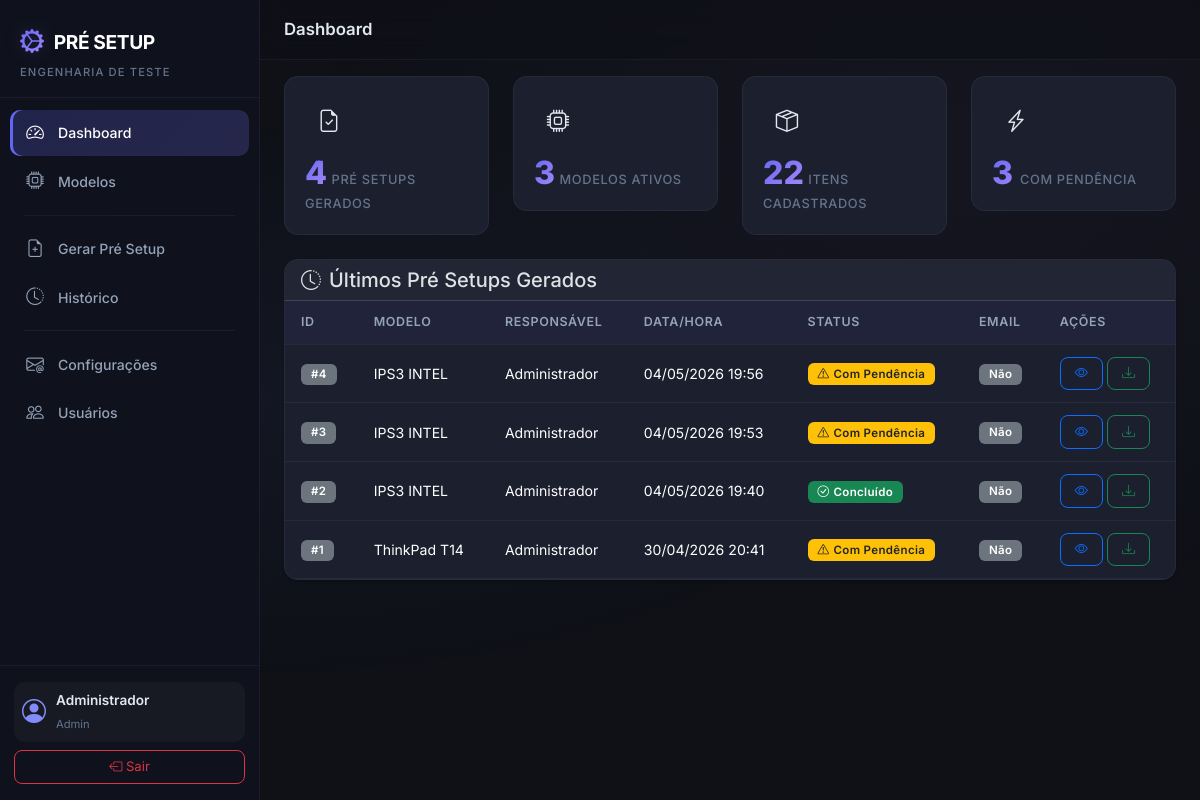
Page / (signed in) on the earlier database version.
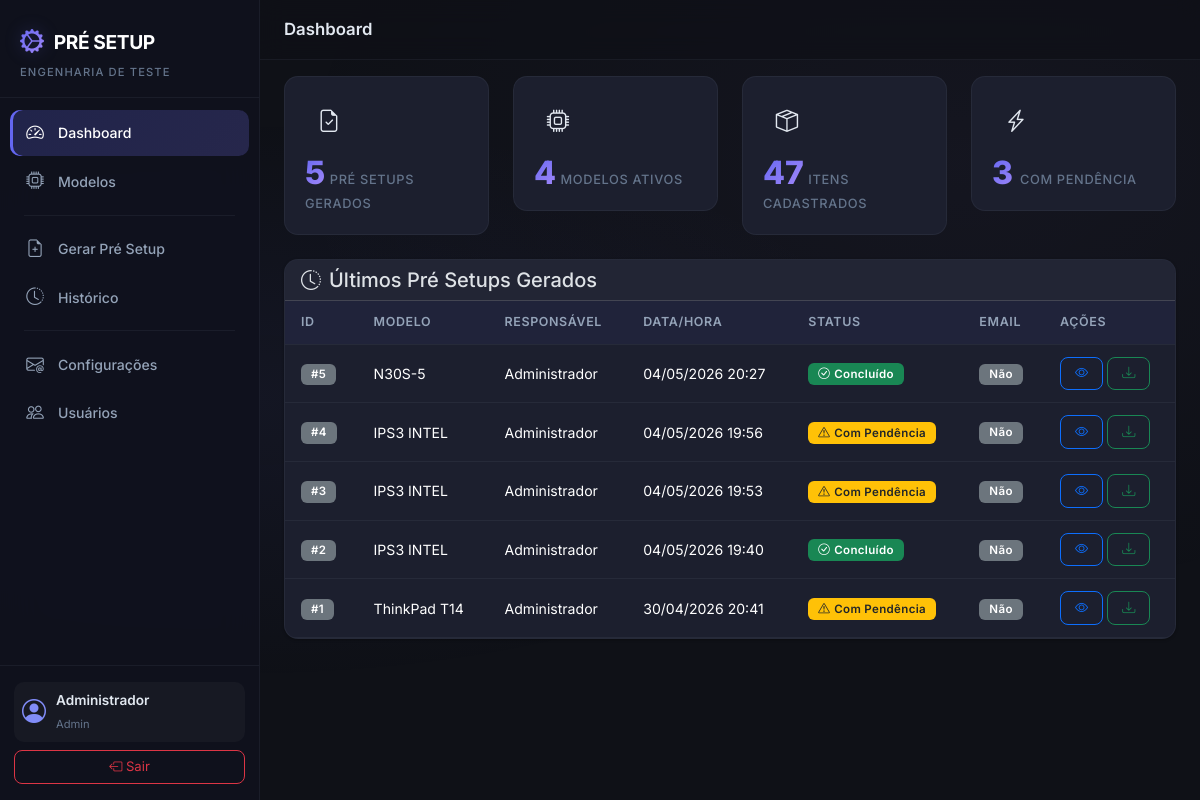
Same page on the later database version.
### app/models.py (models this page shows, shortened)
class User(UserMixin, db.Model):
    __tablename__ = 'users'
    id = db.Column(db.Integer, primary_key=True)
    name = db.Column(db.String(150), nullable=False)
    email = db.Column(db.String(150), unique=True, nullable=False)
    password_hash = db.Column(db.String(256), nullable=False)
    profile = db.Column(db.String(50), nullable=False, default='Engenharia')  # Admin, Engenharia
    is_active_user = db.Column(db.Boolean, default=True)
    created_at = db.Column(db.DateTime, default=datetime.utcnow)
    setups = db.relationship('PreSetup', backref='user', lazy='dynamic')
    @property
    def is_active(self):
        return self.is_active_user

class PreSetup(db.Model):
    __tablename__ = 'pre_setups'
    id = db.Column(db.Integer, primary_key=True)
    product_model_id = db.Column(db.Integer, db.ForeignKey('product_models.id'), nullable=False)
    user_id = db.Column(db.Integer, db.ForeignKey('users.id'), nullable=False)
    num_bays = db.Column(db.Integer, nullable=False, default=1)
    station = db.Column(db.String(50), nullable=False)  # FCT, SHELL, IO
    generated_at = db.Column(db.DateTime, default=datetime.utcnow)
    overall_status = db.Column(db.String(50), nullable=False)  # CONCLUÍDO, COM PENDÊNCIA
    pdf_filename = db.Column(db.String(300), nullable=True)
    email_sent = db.Column(db.Boolean, default=False)
    email_sent_at = db.Column(db.DateTime, nullable=True)
    setup_items = db.relationship('PreSetupItem', backref='pre_setup', lazy='dynamic',
                                  cascade='all, delete-orphan')

class ProductModel(db.Model):
    __tablename__ = 'product_models'
    id = db.Column(db.Integer, primary_key=True)
    name = db.Column(db.String(150), unique=True, nullable=False)
    product_type = db.Column(db.String(50), nullable=False)  # Notebook, Desktop, Tiny
    station = db.Column(db.String(50), nullable=True)  # FCT, SHELL, IO
    is_active = db.Column(db.Boolean, default=True)
    created_at = db.Column(db.DateTime, default=datetime.utcnow)
    template_items = db.relationship('TemplateItem', backref='product_model', lazy='dynamic',
                                     cascade='all, delete-orphan')
    items = db.relationship('Item', backref='product_model', lazy='dynamic',
                            cascade='all, delete-orphan')
    setups = db.relationship('PreSetup', backref='product_model', lazy='dynamic')

### app/dashboard/routes.py (the view)
@dashboard_bp.route('/')
@login_required
def index():
    total_setups = PreSetup.query.count()
    total_models = ProductModel.query.filter_by(is_active=True).count()
    total_items = Item.query.filter_by(is_active=True).count()
    recent_setups = PreSetup.query.order_by(PreSetup.generated_at.desc()).limit(10).all()
    return render_template('dashboard.html',
                           total_setups=total_setups,
                           total_models=total_models,
                           total_items=total_items,
                           recent_setups=recent_setups)

### app/models.py (called while the page is built)
@login_manager.user_loader
def load_user(user_id):
    return User.query.get(int(user_id))

### app/templates/dashboard.html (shortened to what this page needs)
{% extends "base.html" %}
{% block page_title %}Dashboard{% endblock %}
{% block content %}
<div class="row g-4 mb-4">
    <div class="col-xl-3 col-md-6">
        <div class="metric-card metric-card-primary">
            <div class="metric-icon">
                <i class="bi bi-file-earmark-check"></i>
            </div>
            <div class="metric-info">
                <span class="metric-value">{{ total_setups }}</span>
                <span class="metric-label">Pré Setups Gerados</span>
            </div>
        </div>
    </div>
    <div class="col-xl-3 col-md-6">
        <div class="metric-card metric-card-success">
            <div class="metric-icon">
                <i class="bi bi-cpu"></i>
            </div>
            <div class="metric-info">
                <span class="metric-value">{{ total_models }}</span>
                <span class="metric-label">Modelos Ativos</span>
            </div>
        </div>
    </div>
    <div class="col-xl-3 col-md-6">
        <div class="metric-card metric-card-info">
            <div class="metric-icon">
                <i class="bi bi-box-seam"></i>
            </div>
            <div class="metric-info">
                <span class="metric-value">{{ total_items }}</span>
                <span class="metric-label">Itens Cadastrados</span>
            </div>
        </div>
    </div>
    <div class="col-xl-3 col-md-6">
        <div class="metric-card metric-card-warning">
            <div class="metric-icon">
                <i class="bi bi-lightning-charge"></i>
            </div>
            <div class="metric-info">
                <span class="metric-value">
                    {% set pending = recent_setups | selectattr('overall_status', 'equalto', 'COM PENDÊNCIA') | list | length %}
                    {{ pending }}
                </span>
                <span class="metric-label">Com Pendência</span>
            </div>
        </div>
    </div>
</div>
<div class="card card-custom">
    <div class="card-header card-header-custom">
        <h5 class="mb-0"><i class="bi bi-clock-history me-2"></i>Últimos Pré Setups Gerados</h5>
    </div>
    <div class="card-body p-0">
        {% if recent_setups %}
        <div class="table-responsive">
            <table class="table table-custom mb-0">
                <thead>
                    <tr>
                        <th>ID</th>
                        <th>Modelo</th>
                        <th>Responsável</th>
                        <th>Data/Hora</th>
                        <th>Status</th>
                        <th>Email</th>
                        <th>Ações</th>
                    </tr>
                </thead>
                <tbody>
                    {% for setup in recent_setups %}
                    <tr>
                        <td><span class="badge bg-secondary">#{{ setup.id }}</span></td>
                        <td>{{ setup.product_model.name }}</td>
                        <td>{{ setup.user.name }}</td>
                        <td>{{ setup.generated_at.strftime('%d/%m/%Y %H:%M') }}</td>
                        <td>
                            {% if setup.overall_status == 'CONCLUÍDO' %}
                                <span class="badge bg-success"><i class="bi bi-check-circle me-1"></i>Concluído</span>
                            {% else %}
                                <span class="badge bg-warning text-dark"><i class="bi bi-exclamation-triangle me-1"></i>Com Pendência</span>
                            {% endif %}
                        </td>
                        <td>
                            {% if setup.email_sent %}
                                <span class="badge bg-info"><i class="bi bi-check me-1"></i>Sim</span>
                            {% else %}
                                <span class="badge bg-secondary">Não</span>
                            {% endif %}
                        </td>
                        <td>
                            <a href="{{ url_for('setup_requests.detail', setup_id=setup.id) }}" class="btn btn-sm btn-outline-primary" title="Ver detalhes">
                                <i class="bi bi-eye"></i>
                            </a>
                            {% if setup.pdf_filename %}
                            <a href="{{ url_for('setup_requests.download_pdf', setup_id=setup.id) }}" class="btn btn-sm btn-outline-success" title="Baixar PDF">
                                <i class="bi bi-download"></i>
                            </a>
                            {% endif %}
                        </td>
                    </tr>
                    {% endfor %}
                </tbody>
            </table>
        </div>
        {% endif %}
    </div>
</div>
{% endblock %}

### app/templates/base.html (shortened to what this page needs)
<!DOCTYPE html>
<html lang="pt-BR" data-bs-theme="dark">
<head>
    <link href="https://cdn.jsdelivr.net/npm/bootstrap@5.3.3/dist/css/bootstrap.min.css" rel="stylesheet">
    <link href="https://cdn.jsdelivr.net/npm/bootstrap-icons@1.11.3/font/bootstrap-icons.min.css" rel="stylesheet">
    <link rel="stylesheet" href="{{ url_for('static', filename='css/style.css') }}">
</head>
<body>
    {% if current_user.is_authenticated %}
    <nav class="sidebar" id="sidebar">
        <div class="sidebar-header">
            <div class="sidebar-brand">
                <i class="bi bi-gear-wide-connected"></i>
                <span>PRÉ SETUP</span>
            </div>
            <small class="sidebar-subtitle">Engenharia de Teste</small>
        </div>
        <ul class="sidebar-nav">
            <li class="sidebar-nav-item">
                <a href="{{ url_for('dashboard.index') }}" class="sidebar-nav-link {% if request.endpoint == 'dashboard.index' %}active{% endif %}">
                    <i class="bi bi-speedometer2"></i>
                    <span>Dashboard</span>
                </a>
            </li>
            <li class="sidebar-nav-item">
                <a href="{{ url_for('models_blueprint.index') }}" class="sidebar-nav-link {% if 'models_blueprint' in request.endpoint %}active{% endif %}">
                    <i class="bi bi-cpu"></i>
                    <span>Modelos</span>
                </a>
            </li>
            <li class="sidebar-divider"></li>
            <li class="sidebar-nav-item">
                <a href="{{ url_for('setup_requests.generate_select') }}" class="sidebar-nav-link {% if request.endpoint == 'setup_requests.generate_select' or request.endpoint == 'setup_requests.generate_form' %}active{% endif %}">
                    <i class="bi bi-file-earmark-plus"></i>
                    <span>Gerar Pré Setup</span>
                </a>
            </li>
            <li class="sidebar-nav-item">
                <a href="{{ url_for('setup_requests.history') }}" class="sidebar-nav-link {% if request.endpoint == 'setup_requests.history' or request.endpoint == 'setup_requests.detail' %}active{% endif %}">
                    <i class="bi bi-clock-history"></i>
                    <span>Histórico</span>
                </a>
            </li>
            <li class="sidebar-divider"></li>
            <li class="sidebar-nav-item">
                <a href="{{ url_for('email_config.index') }}" class="sidebar-nav-link {% if 'email_config' in request.endpoint %}active{% endif %}">
                    <i class="bi bi-envelope-at"></i>
                    <span>Configurações</span>
                </a>
            </li>
            <li class="sidebar-nav-item">
                <a href="{{ url_for('users.index') }}" class="sidebar-nav-link {% if 'users' in request.endpoint %}active{% endif %}">
                    <i class="bi bi-people"></i>
                    <span>Usuários</span>
                </a>
            </li>
        </ul>
        <div class="sidebar-footer">
            <div class="sidebar-user">
                <i class="bi bi-person-circle"></i>
                <div>
                    <div class="sidebar-user-name">{{ current_user.name }}</div>
                    <small class="sidebar-user-role">{{ current_user.profile }}</small>
                </div>
            </div>
            <a href="{{ url_for('auth.logout') }}" class="btn btn-outline-danger btn-sm w-100 mt-2">
                <i class="bi bi-box-arrow-left"></i> Sair
            </a>
        </div>
    </nav>
    <main class="main-content">
        <div class="topbar">
            <h5 class="topbar-title">{% block page_title %}{% endblock %}</h5>
        </div>
        <div class="container-fluid px-4 py-3">
            {% block content %}{% endblock %}
        </div>
    </main>
    {% else %}
        {% block fullpage %}{% endblock %}
    {% endif %}
</body>
</html>

Differences in the rows shown:
added PreSetup: id "5", product_model.name "N30S-5", user.name "Administrador", generated_at "04/05/2026 20:27", overall_status "CONCLUÍDO" (drawn), email_sent "Não"
Other differences:
{{ total_setups }}: "4" → "5"
{{ total_models }}: "3" → "4"
{{ total_items }}: "22" → "47"
